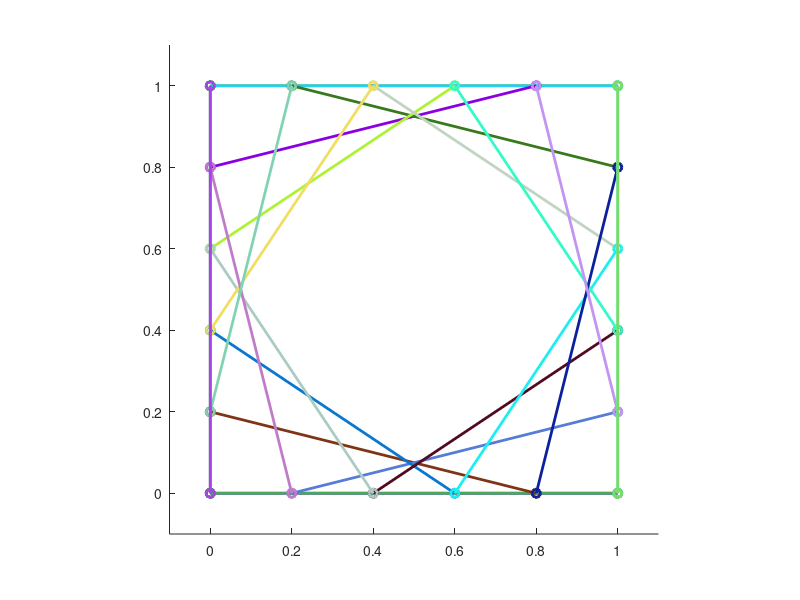

This chart was generated by the following MATLAB code:
clc;clear all;close all;
n=input('please insert your number ');
hold on
axis([-0.1 1.1 -0.1 1.1]);
axis square;
for ii=1:n+1
plot([0,1-(ii-1)/n],[((ii-1)/n),0],'-o','color',rand(1,3)...
    ,'linewidth',2)
plot([(ii-1)/n,1],[0,(ii-1)/n],'-o','color',[rand,rand,rand]...
    ,'linewidth',2)
plot([0,1-(ii-1)/n],[1-(ii-1)/n,1],'-o','color',[rand,rand,rand]...
    ,'linewidth',2)
plot([1,(ii-1)/n],[1-(ii-1)/n,1],'-o','color',[rand,rand,rand]...
    ,'linewidth',2)
        pause(0.1)
end
